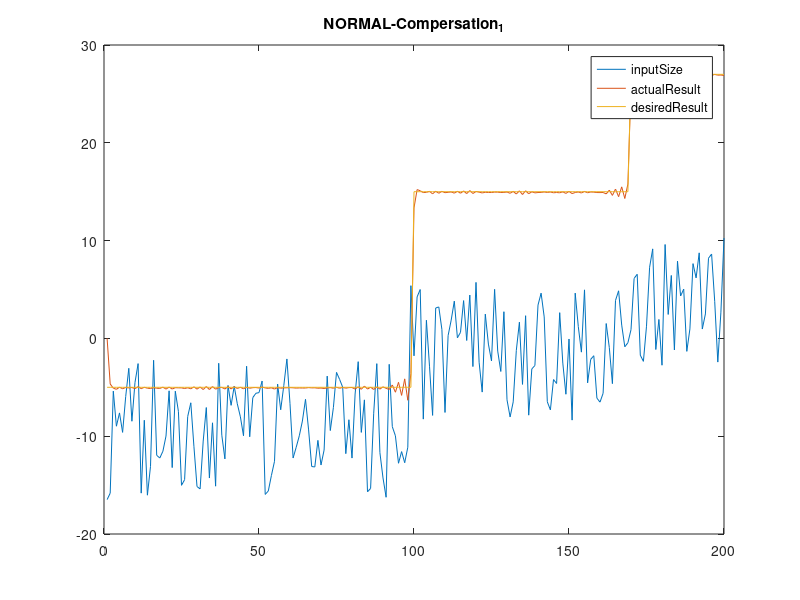

MATLAB code to generate this figure: (Note: this script raises an error after producing the figure.)
clear all;                    clc;                
n1=1;                          n2=10;                nu = 10; 
a1=-0.4493;                    b1= 1.3767;           d6 = 0.1;                                                       
benda=load('bankX.mat');       d=zeros(1,7);         ref=ones(1,9);  
%=========================================================================
v=benda.z2;                                             
for k=1:300
ref(k)=-5;  if (k>=050) ref(k)=-5;  end
            if (k>=100) ref(k)=15;  end
            if (k>=170) ref(k)=27;  end
end
%*************************************************************************
B=1;                       f0=1-a1;           f1=a1;
x=[f0 f1 b1];              G=b1;                  
N=d6;                                         NS=-d6;

for i=1:(n2-1)
R=f0;                                         B=[B R];          
f0=f1+R*(1-a1);                               f1=R*(a1); 
G=[G;b1*B(i+1)+b1*B(i)]; 
N=[N;d6*B(i+1)+d6*B(i)];                      NS=[NS;-d6*B(i+1)-d6*B(i)];
x=[x;f0 f1 b1*B(i+1)];
end

for j=1:(n2-1)
G=[G [zeros(j,1);G(1:(length(G)-j),1)]];
N=[N [zeros(j,1);N(1:(length(N)-j),1)]];
end

for j=1:(1)
NS=[NS [zeros(j,1);0*NS(1:(length(NS)-j),1)]];
end

x=x(n1:n2,:);
G=G(n1:n2,:);

%***********************************************************************

for k=1:200
z(k)=k;
west1=N*[v((k+n1-1):(k+n2-1))'];     % DisturbanceInjecktor
east1=NS*[d(6);d(7)];                % DisturbanceMeasurering
costfunction=(inv(G'*G+0.01*eye(size(G'*G)))*G'); 

y(k)=-a1*d(1)+b1*d(4)+d6*d(6);      
duw=costfunction*([ref((k+n1):(k+n2))']-x*[y(k);d(1);0]...
    -west1-east1);
% HMatrix*(Ref(1)-actualPoints(2)-Disturbs(2)-InverseDisturbs(4))

du(k)=duw(1);
d(2)=d(1);
d(1)=y(k);
d(3)=du(k);

u(k)=d(4)+du(k);
d(5)=d(4);  d(4)=u(k);
d(7)=d(6);  d(6)=v(k);
end

loss=ref(1:200)-y;SA=0;SB=0;
for k=1:199
    SA=SA+loss(k)^2;
    SB=SB+(u(k+1)-u(k))^2;
end
errSize=sqrt(SA)
inputSize=sqrt(SB)
disp('******************************NormalCompersation****')
figure;                                 plot(z,u,z,y,z,ref(1:200));
legend('inputSize','actualResult','desiredResult', 'location', 'best')
title('NORMAL-Compersation_1'); KoefficientsOfDiofant_x_G_NS =[x G NS];
DsturbedB





